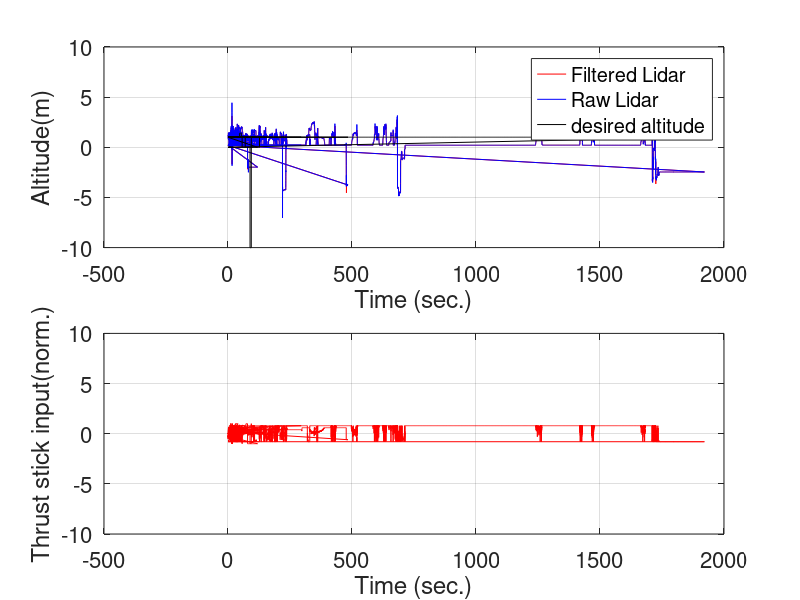
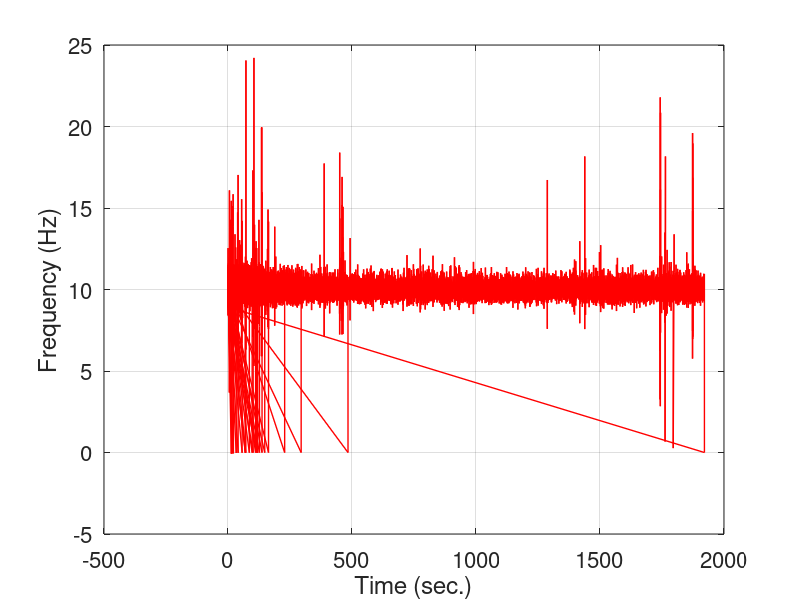
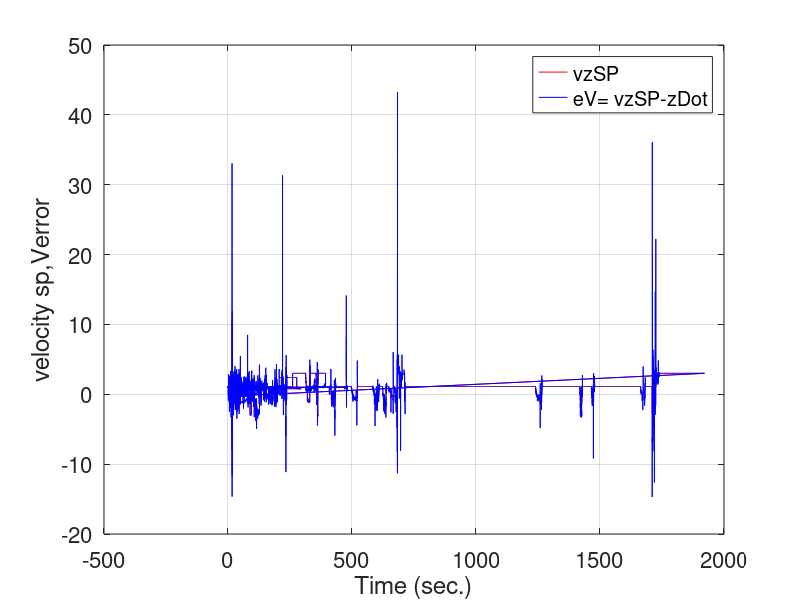
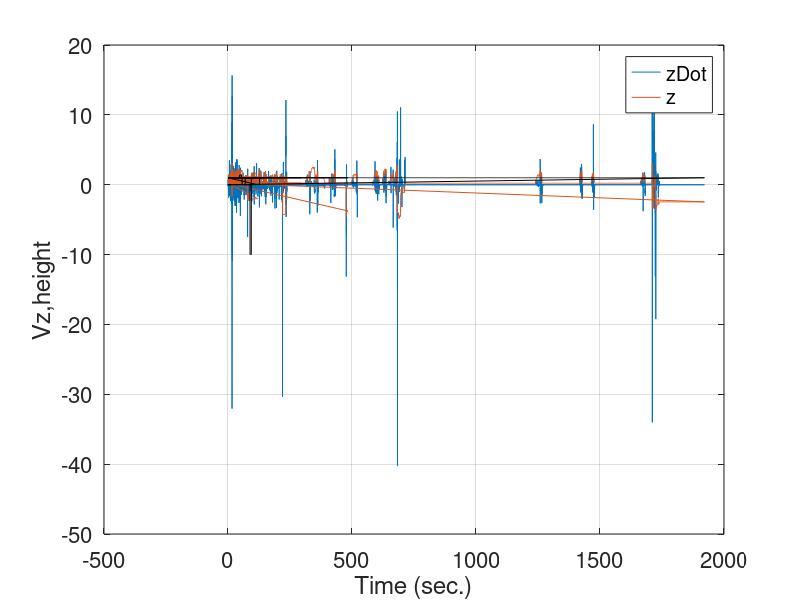

The MATLAB script that drew these images, in order:
clear all; close all; clc;
addpath('./results and plots');
kp = 0.41;
kd = 0.098;
ki = 0.02;
k = 1.4;
h_des = 1;
u_max = 1;
data = csvread('altitude_control_data.csv');
cputime = data(:,1)-data(1,1);
z_des = data(:,2);
z_cur = data(:,3);
z_cur_unfiltered = data(:,4);
z_dot = data(:,5);
z_d_dot = data(:,6);
u_actual = data(:,7);
v_z_sp = data(:,8);
v_z_error  = v_z_sp -z_dot; 
v_z_error_dot = -k*z_dot - z_d_dot;

figure(1);
a1= subplot(2,1,1);
plot(cputime, z_cur, 'r-');
hold on
plot(cputime, z_cur_unfiltered,'b-');
plot(cputime, z_des,'k-')
xlabel('Time (sec.)')
ylabel('Altitude(m)')
legend('Filtered Lidar','Raw Lidar', 'desired altitude')
set(gca,'FontSize',16)
grid on

a2 =subplot(2,1,2)
plot(cputime,u_actual,'r-');
xlabel('Time (sec.)')
ylabel('Thrust stick input(norm.)')
ylim=[-1 1];
set(gca,'FontSize',16)
grid on
linkaxes([a1,a2],'xy')

% plot(cputime, z_dot,'bo-');
% xlabel('Time (sec.)')
% ylabel('vertical velocity (m/s)')
% set(gca,'FontSize',16)
% grid on

% subplot(3,1,3)
% plot(cputime, z_d_dot,'bo-');
% xlabel('Time (sec.)')
% ylabel('vertical acc (m/s^2)')
% set(gca,'FontSize',16)
% grid on

figure(2);
plot(cputime(1:end-1),1./diff(cputime),'r-','linewidth',1)
xlabel('Time (sec.)')
ylabel('Frequency (Hz)')
set(gca,'FontSize',16)
grid on


%figure(3);
% delu_postProcess = kp*h_error + kd*del_e_h+ki*e_int;
% delu_postProcess = max(-u_max,min(u_max,delu_postProcess));
% plot(cputime,delu_postProcess*129,'bo-','linewidth',2)
% plot(cputime,u_actual,'ro-');
% xlabel('Time (sec.)')
% ylabel('Throttle stick input (norm.)')
% set(gca,'FontSize',16)
% %hold on;
% % legend('delu postprocess','u actual');
% grid on

figure(4);
plot(cputime(1:end),v_z_sp,'r-')
hold on;
plot(cputime(1:end),v_z_error,'b-')
xlabel('Time (sec.)')
ylabel('velocity sp,Verror')
set(gca,'FontSize',16)
legend('vzSP','eV= vzSP-zDot');
grid on

figure(5);
plot(cputime,z_dot); hold on; 
plot(cputime,z_cur);
hold on; plot(cputime,z_des,'k-');
xlabel('Time (sec.)');
ylabel('Vz,height');
set(gca,'FontSize',16);
legend('zDot','z');
grid on;


% figure(4);
% plot(u_stick_net(:,1).*129,'ro-','linewidth',2)
% xlabel('Time (sec.)')
% ylabel('u stick net(1)')
% set(gca,'FontSize',16)

figure(6);
plot(cputime, v_z_error_dot);
hold on;
plot(cputime, v_z_error);
hold on 
plot(cputime,u_actual,'r-');
xlabel('Time (sec.)');
ylabel('e_vel,e_vel_dot,u(t)');
set(gca,'FontSize',16);
legend('evel_dot','e_vel','u(t)');
grid on;

figure(7);
plot(cputime,z_dot);
hold on; 
plot(cputime,z_cur);
hold on;
plot(cputime, v_z_error_dot);
hold on;
plot(cputime, v_z_error);
hold on 
plot(cputime,u_actual,'r-');
xlabel('Time (sec.)');
ylabel('zDot,Zcurr,e_vel,e_vel_dot,u(t)');
set(gca,'FontSize',16);
legend('zDot,Z_cur,evel_dot','e_vel','u(t)');
grid on;
